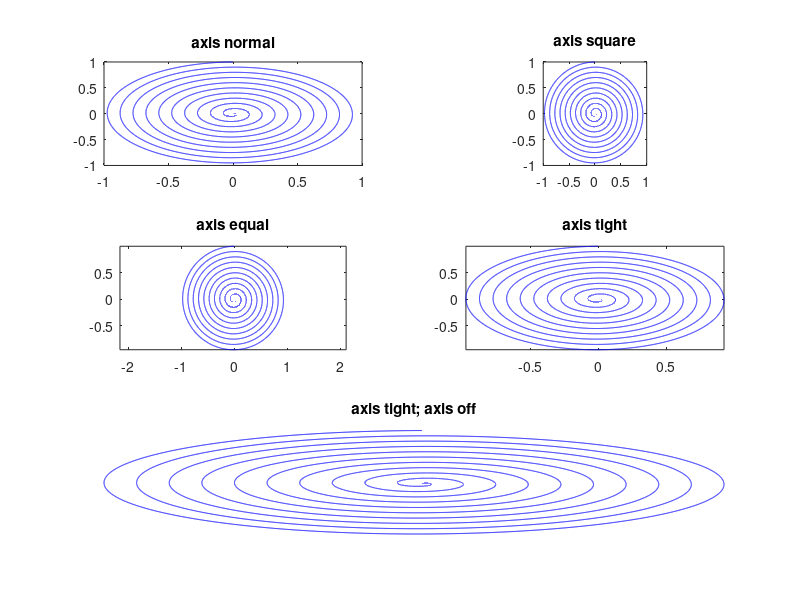

Write MATLAB code to recreate this figure.
% Setting axes 2.
clear all
close all

t = 0:0.001:20*pi;

x = t.*sin(t)/max(t);
y = t.*cos(t)/max(t);

figure(1);

subplot(3, 2, 1);
plot(x, y, 'b');
axis normal;
title('axis normal');

subplot(3, 2, 2);
plot(x, y, 'b');
axis square;
title('axis square');

subplot(3, 2, 3);
plot(x, y, 'b');
axis equal;
title('axis equal');

subplot(3, 2, 4);
plot(x, y, 'b');
axis tight;
title('axis tight');

subplot(3, 1, 3);
plot(x, y, 'b');
axis tight;
axis off;
title('axis tight; axis off');
